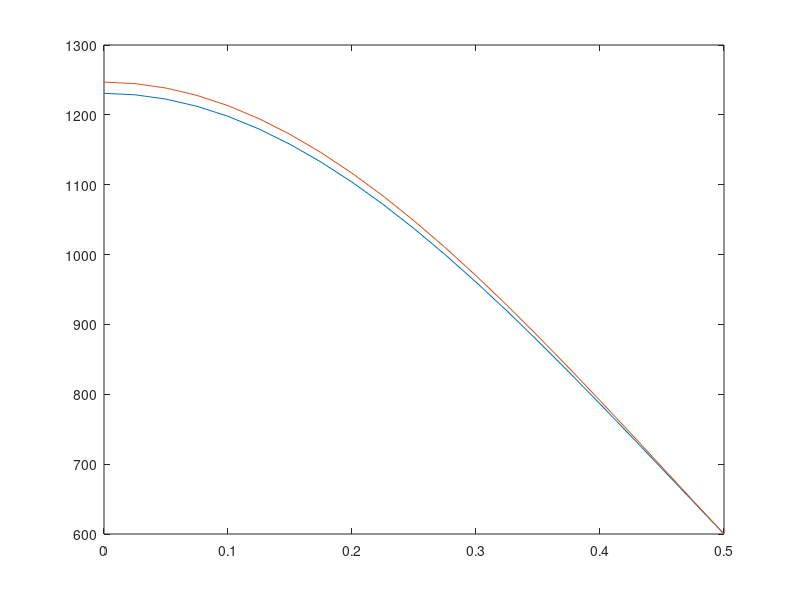
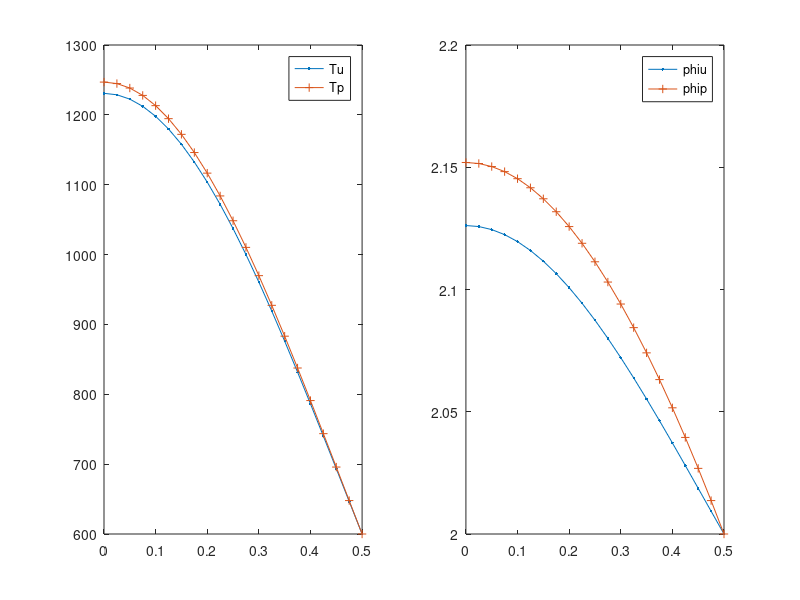

The MATLAB source for these figures, in order:
function hc_ss_x_CG_nonlinear
% Solves the heat conduction equation in 1-D x-geometry using CFEM
% without T gap.
% problem definition
% -d/dx (k(T) dT/dx) = q  with k(T)=a/(b+T)+c
% dTdx|_0=0 and -k.dTdx|_L=h(T(L)-T_inf)

% clear the console screen
clc; close all;

% load the data and numerical parameters
pert.a    = 1e-1 *0.;
pert.b    = 1e-1 *1;
pert.c    = 0;
pert.q    = 1e-1 *0;
pert.bc_L = 1e-1 *0;
pert.bc_R = 1e-1 *0;
[dat,npar] = load_simulation_data(pert);

% solve unperturbed forward problem
npar.adjoint=false;
npar.pert_status = 'unperturbed';
npar.do_analytical=false;
[Tu,Au,qu,Tdiru]=solve_system(npar,dat);

% solve perturbed forward problem
npar.adjoint=false;
npar.pert_status = 'perturbed';
[Tp,Ap,qp,Tdirp]=solve_system(npar,dat,Tu);
%
plot(npar.xf,Tu,npar.xf,Tp);

% solve unperturbed adjoint problem
npar.adjoint=true; 
npar.pert_status = 'unperturbed';
[phiu,Aau,ru,r_functional_p]=solve_system(npar,dat,Tu,Tu);

% solve perturbed adjoint problem
npar.adjoint=true; 
npar.pert_status = 'perturbed';
[phip,Aap,rp,r_functional_u]=solve_system(npar,dat,Tu,Tu);

disp('dot(r_functional_u,Tdiru)');
dot(r_functional_u,Tdiru)

disp('dot(r_functional_p,Tdirp)');
dot(r_functional_p,Tdirp)

% QoI summary
J_for_unpert = Tu'*ru   +dot(r_functional_u,Tdiru);
J_for_pert   = Tp'*ru   +dot(r_functional_u,Tdiru);
J_adj_unpert = phiu'*qu  +dot(r_functional_u,Tdirp);
fprintf('-------------QoI------------\n')
fprintf('J forward unperturbed\t%14.8g \n',J_for_unpert);
fprintf('J adjoint unperturbed\t%14.8g \n',J_adj_unpert);
% sensitivity
dT = Tp-Tu;
dq = qp-qu; % this is how the bc mods to the rhs get eliminated. need to check. especially for dirichlet !!!
dA = Ap-Au; %caveat: application of bc disappear when doing this !!!!
dJ_for = dT'*ru       +dot(r_functional_u,Tdirp-Tdiru);
fprintf('J forward perturbed \t%14.8g \n',J_for_pert);
%fprintf('dJ forward \t%14.8g \t%14.8g\n',(J_for_pert-J_for_unpert)/pert.b,dJ_for/pert.b);
%fprintf('dJ forward \t%14.8g \t%14.8g\n',(J_for_pert-J_for_unpert)/pert.bc_R,dJ_for/pert.bc_R);
% assembly system to compute sitffness matrix with conductivity=dkdp
npar.adjoint=false; 
npar.pert_status = 'delta_p';
[dAdp,~]=assemble_system(npar,dat,Tu);
dJ_adj = phiu'*(dq - dAdp*Tu)        +dot(r_functional_p,Tdirp-Tdiru);
fprintf('------Sensitivity a------\n')
fprintf('dJ forward \t%14.8g \t%14.8g\n',(J_for_pert-J_for_unpert)/pert.a,dJ_for/pert.a);
fprintf('dJ adjoint \t%14.8g \n',dJ_adj/pert.a);
fprintf('------Sensitivity b------\n')
fprintf('dJ forward \t%14.8g \t%14.8g\n',(J_for_pert-J_for_unpert)/pert.b,dJ_for/pert.b);
fprintf('dJ adjoint \t%14.8g \n',dJ_adj/pert.b);
fprintf('------Sensitivity c------\n')
fprintf('dJ forward \t%14.8g \t%14.8g\n',(J_for_pert-J_for_unpert)/pert.c,dJ_for/pert.c);
fprintf('dJ adjoint \t%14.8g \n',dJ_adj/pert.c);
fprintf('------Sensitivity q------\n')
fprintf('dJ forward \t%14.8g \t%14.8g\n',(J_for_pert-J_for_unpert)/pert.q,dJ_for/pert.q);
fprintf('dJ adjoint \t%14.8g \n',dJ_adj/pert.q);
fprintf('-----Sensitivity bcL-----\n')
fprintf('dJ forward \t%14.8g \t%14.8g\n',(J_for_pert-J_for_unpert)/pert.bc_L,dJ_for/pert.bc_L);
fprintf('dJ adjoint \t%14.8g \n',dJ_adj/pert.bc_L);
fprintf('-----Sensitivity bcR-----\n')
fprintf('dJ forward \t%14.8g \t%14.8g\n',(J_for_pert-J_for_unpert)/pert.bc_R,dJ_for/pert.bc_R);
fprintf('dJ adjoint \t%14.8g \n',dJ_adj/pert.bc_R);
% dJ_adj = phiu'*(dq - dAdp*Tu);
% fprintf('dJ adjoint \t%14.8g \n',dJ_adj);

phip'*dAdp*Tu



% plot solution
figure(3)
subplot(1,2,1);
plot(npar.xf,Tu,'.-',npar.xf,Tp,'+-')
legend('Tu','Tp');
subplot(1,2,2);
plot(npar.xf,phiu,'.-',npar.xf,phip,'+-')
legend('phiu','phip');

%disp(dAdp)

disp(r_functional_u)

disp(Tdirp)

disp(Tdiru)
return
end

%%%%%%%%%%%%%%%%%%%%%%%%%%%%%%%%%%%%%

function [T,A,q,out]=solve_system(npar,dat,T_init,T_for)

%check
if nargin==4 && npar.adjoint==false
    error('Only adjoint calculations require 4 input arguments in solve_system');
end
% initial guess
if nargin==2
    T=100*ones(npar.ndofs,1);
else
    T=T_init;
end

% nonlinear solve
for iter=1:npar.max_nl_iter
    % assemble system
    if npar.adjoint
        T_for_assembly=T_for;
    else
        T_for_assembly=T;
    end
    [A,q,out]=assemble_system(npar,dat,T_for_assembly);
    % save old values
    T_old=T;
    % solve linear system
    T=A\q;
    % compute error
    err=norm(T_old-T);
    % check convergence
    fprintf('Picard=%g, error=%d\n',iter,err);
    if err<npar.nl_tol
        fprintf('Converged\n\n');
        break; % done
    else
        if iter==npar.max_nl_iter
            warning('Exiting Picard without converging to tolerance.  err=%d, tol=%d',err,npar.nl_tol);
        end
    end
end

% plot numerical solution and analytical one
% analytical solution
if npar.do_analytical
    a=dat.conductivity_constants.a;
    b=dat.conductivity_constants.b;
    L=sum(dat.width);
    T_inf=dat.bc_for.rite.C;
    h=dat.hcv;
    q=dat.src_strength;
    T_L=q*L/h+T_inf;
    % expression
    fh_T = @(x) -b+(b+T_L)*exp(q/2/a*(L^2-x.^2));
    figure(1);
    x=linspace(0,L,10000);
    plot(x,fh_T(x),'.-',npar.xf,T,'r+-'); axis tight; title('Temperature');legend(['analytical';'numerical ']);
end


return
end

%%%%%%%%%%%%%%%%%%%%%%%%%%%%%%%%%%%%%

function [A,rhs,out]=assemble_system(npar,dat,T)

% assemble the matrix, the rhs, apply BC

% shortcuts
porder= npar.porder;
gn    = npar.gn;
nel   = npar.nel;
% ideally, we would analyze the connectivity to determine nnz
nnz=(porder+3)*nel; %this is an upperbound, not exact
% n: linear system size
n=nel*porder+1;
% allocate memory
A=spalloc(n,n,nnz);
rhs=zeros(n,1);

% compute local matrices
% load Gauss Legendre quadrature (GLQ is exact on polynomials of degree up to 2n-1,
% while using only integrand evaluations (n-point quadrature).
% estimate the max poly order (it comes from the mass matrix  when coef. are
% piecewise constant and the material mesh matches the computational mesh
poly_max=2*porder;
[xq,wq] = GLNodeWt(porder+1);
% initialize local matrices/vectors
m=zeros(porder+1,porder+1);
k=m;
f=zeros(porder+1,1);
% store shapeset
[b,dbdx] =feshpln(xq,porder);

% definition of the weak form:
% int_domain (grad u D grad b) - int_bd_domain (b D grad u n) ...
%      = int_domain (b rhs)

% switch between forward and adjoint calculations
if npar.adjoint
    src = dat.asrc;
    bc  = dat.bc_adj;
    kond = dat.k;
else
    bc  = dat.bc_for;
    % what kind of material properties to use
    switch npar.pert_status
        case 'unperturbed'
            kond = dat.k;
            src = dat.fsrc;
        case 'perturbed'
            for i=1:length(dat.k)
                kond{i} = @(T) dat.k{i}(T)    + dat.dka{i}(T)+ dat.dkb{i}(T)+ dat.dkc{i}(T);
                src{i}  = @(x) dat.fsrc{i}(x) + dat.dfsrc{i}(x);
            end
            bc.left.C = bc.left.C + bc.left.dC;
            bc.rite.C = bc.rite.C + bc.rite.dC;
        case 'delta_p'
            for i=1:length(dat.k)
                kond{i} = @(T) dat.dka{i}(T)+ dat.dkb{i}(T)+ dat.dkc{i}(T);
            end
            src = dat.dfsrc;
            bc.left.type =  0; % Neumann
            bc.rite.type =  0;
            bc.left.C =  0;
            bc.rite.C =  0;
    end
end

% loop over elements
for iel=1:npar.nel
    % element extremities
    x0=npar.x(iel);
    x1=npar.x(iel+1);
    % jacobian of the transformation to the ref. element
    Jac=(x1-x0)/2;
    % get x values in the interval
    x=(x1+x0)/2+xq*(x1-x0)/2;
    % get the mat zone ID
    my_zone=npar.iel2zon(iel);
    % evaluate external source at qp
    q=src{my_zone}(x);
    % evaluate previous temperature at qp
    T_qp = b(:,:) * T(gn(iel,:));
    % evaluate
    d=kond{my_zone}(T_qp);
    % compute local matrices + load vector
    for i=1:porder+1
        for j=1:porder+1
            k(i,j) = dot(d.*wq.*dbdx(:,i) , dbdx(:,j)) /Jac;
        end
        f(i) = dot(q.*wq, b(:,i));
    end
    if npar.adjoint && strcmp(npar.pert_status,'perturbed')
        dTdx = dbdx(:,:) * T(gn(iel,:));
        dkdT=dat.dkdT{my_zone}(T_qp);
        for i=1:porder+1
            for j=1:porder+1
                k(i,j) = k(i,j) + dot(dkdT.*dTdx.*wq.*b(:,i) , dbdx(:,j))/Jac;
            end
        end
    end
    % assemble
    A(gn(iel,:),gn(iel,:)) = A(gn(iel,:),gn(iel,:)) + k;
    rhs(gn(iel,:)) = rhs(gn(iel,:)) + f*Jac;
end

% apply natural BC
Dirichlet_nodes=[];
Dirichlet_val=[];
r_functional=[];
switch bc.left.type
    case 0 % Neumann, int_bd_domain (b D grad u n) is on the RHS
        rhs(1)=rhs(1)+bc.left.C;
    case 1 % Robin
        A(1,1)=A(1,1)+dat.hcv;
        rhs(1)=rhs(1)+dat.hcv*bc.left.C;
    case 2 % Dirichlet
        Dirichlet_nodes=[Dirichlet_nodes 1];
        Dirichlet_val=[Dirichlet_val bc.left.C];
        r_functional=[r_functional rhs(1)];
end
switch bc.rite.type
    case 0 % Neumann, int_bd_domain (b D grad u n) is on the RHS
        rhs(n)=rhs(n)+bc.rite.C;
    case 1 % Robin
        A(n,n)=A(n,n)+dat.hcv;
        rhs(n)=rhs(n)+dat.hcv*bc.rite.C;
    case 2 % Dirichlet
        Dirichlet_nodes=[Dirichlet_nodes n];
        Dirichlet_val=[Dirichlet_val bc.rite.C];
        r_functional=[r_functional rhs(n)];
end
% apply Dirichlet BC
for i=1:length(Dirichlet_nodes);% loop on the number of constraints
    id=Dirichlet_nodes(i);      % extract the dof of a constraint
    bcval=Dirichlet_val(i);
    rhs=rhs-bcval*A(:,id);  % modify the rhs using constrained value
    A(id,:)=0; % set all the id-th row to zero
    A(:,id)=0; % set all the id-th column to zero (symmetrize A)
    A(id,id)=1;            % set the id-th diagonal to unity
    rhs(id)=bcval;         % put the constrained value in the rhs
end

if npar.adjoint
    out=r_functional;
else
    out=Dirichlet_val;
end

return
end
%%%%%%%%%%%%%%%%%%%%%%%%%%%%%%%%%%%%%

function [shapefun,dhdx]=feshpln (xv,p)
% computes the finite element basis functions and their first derivatives
% for any order p
% here, we use Lagrangian FE functions

xd=linspace(-1,1,p+1);

shapefun=zeros(length(xv),p+1);
dhdx    =zeros(length(xv),p+1);

% shape function
for i=1:p+1
    num=1.;
    den=1.;
    for j=1:p+1
        if(j~=i)
            num=num.*(xv-xd(j));
            den=den.*(xd(i)-xd(j));
        end
    end
    shapefun(:,i)=num./den;
end

% derivative of the shape function
for i=1:p+1
    sum=0.;
    den=1.;
    for j=1:p+1
        if(j~=i)
            num=1;
            for k=1:p+1
                if((k~=i)&&(k~=j))
                    num=num.*(xv-xd(k));
                end
            end
            sum=sum+num;
            den=den.*(xd(i)-xd(j));
        end
    end
    dhdx(:,i)=sum./den;
end

return
end
%%%%%%%%%%%%%%%%%%%%%%%%%%%%%%%%%%%%%%

function [x,w] = GLNodeWt(n)
% GLNodeWt  Nodes and weights for Gauss-Legendre quadrature of arbitrary order
%           obtained by solving an eigenvalue problem
%
% Synopsis:  [x,w] = GLNodeWt(n)
%
% Input:     n = order of quadrature rule
%
% Output:    x = vector of nodes
%            w = vector of weights

%  Algorithm based on ideas from Golub and Welsch, and Gautschi.  For a
%  condensed presentation see H.R. Schwarz, Numerical Analysis: A
%  Comprehensive Introduction, 1989, Wiley.  Original MATLAB
%  implementation by H.W. Wilson and L.H. Turcotte, Advanced Mathematics
%  and Mechanics Applications Using MATLAB, 2nd ed., 1998, CRC Press

beta   = (1:n-1)./sqrt(4*(1:n-1).^2 - 1);
J      = diag(beta,-1) + diag(beta,1);    % eig(J) needs J in full storage
[V,D]  = eig(J);
[x,ix] = sort(diag(D));  %  nodes are eigenvalues, which are on diagonal of D
w      = 2*V(1,ix)'.^2;  %  V(1,ix)' is column vector of first row of sorted V

return
end
%%%%%%%%%%%%%%%%%%%%%%%%%%%%%%%%%%%%%

function [dat,npar]=load_simulation_data(pert)

% data 
T_inf=300; h=16; L=0.5;

a=2150; b=200;c=1.05*0; d=1;

cond = @(T) a./(d*T+b)+c;

dat.conductivity_constants.a=a;
dat.conductivity_constants.b=b;
% dat.conductivity_constants.c=c;

q=10000;  sq = @(x) q*(1+0*x);
dat.src_strength=q;

res_funct = @(x) 1/L*(1+0*x);

% load the data structure with info pertaining to the physical problem
dat.k{1}=cond; % W/m-K
% forward calculation source
dat.fsrc{1}=sq; 
% adjoint calculation source
dat.asrc{1}=res_funct; 
% create perturbations. at the input level, pert must contain fractional
% changes. pert.a=-0.1 means that the value of a will be modified by -10%
% k = a/(b+T) + c;
% dk/da = 1/(b+T);
% dk/db = -a/(b+T)^2;
% dk/dc = 1;
for i=1:length(dat.k)
    dat.dka{i}   = @(T) 1./(d*T+b)*pert.a*a;
    dat.dkb{i}   = @(T) -a./((d*T+b).^2)*pert.b*b;
    dat.dkc{i}   = @(T) pert.c*c*(1+0*T);
    dat.dkdT{i}  = @(T) -a./((d*T+b).^2)*d;
    dat.dfsrc{i} = @(x) pert.q*dat.fsrc{i}(x);
end

% dimensions
dat.hcv = h; 
dat.width = L; 
% mesh resolution per region
nel_zone = [ 10 ];

% forward bc
bc.left.type=0; %0=neumann, 1=robin, 2=dirichlet
bc.left.C=0; % (that data is C in: kdu/dn=C // u+k/hcv*du/dn =C // u=C)
bc.rite.type=2;
bc.rite.C=600;
dat.bc_for=bc; 
% create perturbations
dat.bc_for.left.dC = pert.bc_L*dat.bc_for.left.C;
dat.bc_for.rite.dC = pert.bc_R*dat.bc_for.rite.C;
% adjoint bc
bc.left.C=0;
bc.rite.C=2;
dat.bc_adj=bc;
clear bc;

% load the numerical parameters, npar, structure pertaining to numerics
% number of elements
if length(dat.width)~=length(nel_zone)
    error('not the same number of zones in dat.width and nel_zone');
end
if length(dat.k)~=length(nel_zone)
    error('not the same number of zones in dat.k and nel_zone');
end
if length(dat.fsrc)~=length(nel_zone)
    error('not the same number of zones in dat.fsrc and nel_zone');
end
if length(dat.asrc)~=length(nel_zone)
    error('not the same number of zones in dat.asrc and nel_zone');
end
npar.nel = sum(nel_zone);

% domain
tmp_width = [ 0 dat.width];
x=[];
iel2zon=[];
for i_zone=1:length(nel_zone)
    x_zone = linspace(tmp_width(i_zone),tmp_width(i_zone+1),nel_zone(i_zone)+1);
    if isempty(x)
        x = x_zone;
        iel2zon=i_zone*ones(nel_zone(i_zone),1);
    else
        x = [x x_zone(2:end)];
        iel2zon =[ iel2zon; i_zone*ones(nel_zone(i_zone),1)];
    end
end
npar.x=x;
npar.iel2zon=iel2zon;

% polynomial degree
npar.porder=2;
% nbr of dofs per variable
npar.ndofs = npar.porder*npar.nel+1;

% connectivity
gn=zeros(npar.nel,npar.porder+1);
gn(1,:)=linspace(1,npar.porder+1,npar.porder+1);
for iel=2:npar.nel
    gn(iel,:)=[gn(iel-1,end) , gn(iel-1,2:end)+npar.porder ];
end
npar.gn=gn; clear gn;

% create x values for plotting FEM solution
npar.xf=zeros(npar.nel*npar.porder+1,1);
for iel=1:npar.nel
    ibeg = (iel-1)*npar.porder+1;
    iend = (iel  )*npar.porder+1;
    npar.xf(ibeg:iend)=linspace(npar.x(iel),npar.x(iel+1),npar.porder+1) ;
end

npar.max_nl_iter=30;
npar.nl_tol=1e-6;

return
end
